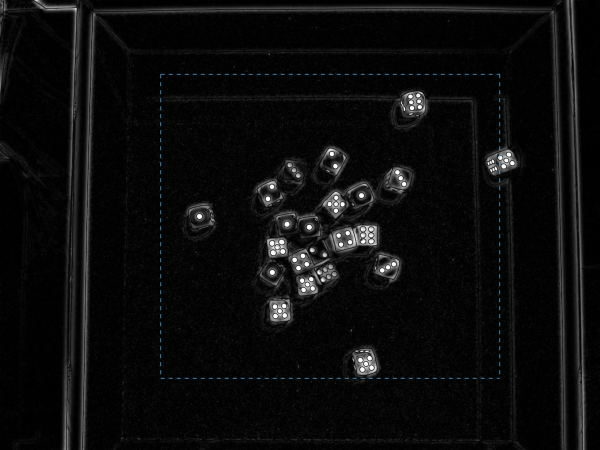
#> input picture results/contrast/IMG_4881.JPG.png, 1200 x 900 px (shown at 1/2 size)
$ python -i main.py   (imports and definitions only)
#> lines starting #> are read from the running program, lines starting #| are printed output that depends on the picture; after the words box and inside, x2 and y2 are one past the last pixel; in counts of white or black regions, pixels touching at a corner belong together
"""Распознавание точек на игральных кубиках с помощью OpenCV."""

import argparse
from collections import Counter
from dataclasses import dataclass
from itertools import combinations
from pathlib import Path

import cv2 as cv
import numpy as np

from visualization import save_distribution, save_stages

WORK_WIDTH = 1200
# Примерные границы внутри коробки (доли ширины и высоты снимка).
BOX = (0.15, 0.025, 0.95, 0.98)
ZONE_FRACTION = 0.5
FORMATS = {".jpg", ".jpeg", ".png", ".webp"}
GREEN = (75, 255, 135)

# Координаты точек относительно центра верхней грани.
CORNERS = [(-1, -1), (1, 1), (-1, 1), (1, -1)]
PATTERNS = {
    1: np.array([(0, 0)]),
    2: np.array(CORNERS[:2]),
    3: np.array(CORNERS[:2] + [(0, 0)]),
    4: np.array(CORNERS),
    5: np.array(CORNERS + [(0, 0)]),
    6: np.array(CORNERS + [(0, -1), (0, 1)]),
}
# Сетка внутри шаблона для проверки цвета грани.
FACE_SAMPLES = np.array(
    [(x, y) for x in np.linspace(-1.45, 1.45, 7) for y in np.linspace(-1.45, 1.45, 7)]
)


@dataclass
class Face:
    center: np.ndarray
    value: int
    color: int
    pips: frozenset
    score: tuple


@dataclass
class Recognition:
    faces: list[Face]
    masks: list[np.ndarray]
    contrast: np.ndarray
    zone: tuple[int, int, int, int]
    groups: list[list[tuple[float, float, float]]]


def analysis_zone(shape):
    height, width = shape[:2]
    left, top, right, bottom = BOX
    margin = (1 - ZONE_FRACTION ** 0.5) / 2
    margin_x, margin_y = (right - left) * margin, (bottom - top) * margin
    return (
        round((left + margin_x) * width),
        round((top + margin_y) * height),
        round((right - margin_x) * width),
        round((bottom - margin_y) * height),
    )


def inside(point, zone, margin=0):
    x, y = point
    left, top, right, bottom = zone
    return left - margin <= x < right + margin and top - margin <= y < bottom + margin


def color_masks(image, gray):
    blue, green, red = np.moveaxis(image.astype(np.int16), -1, 0)
    red_dice = (red - green > 26) & (red - blue > 30) & (red > 95)
    green_dice = (green - red > 15) & (green - blue > 10) & (green > 52)
    white_dice = (gray > 128) & (red - blue < 14)
    black_dice = (gray < 91) & ~green_dice & ~red_dice
    # Закрытие заполняет отверстия от точек, сохраняя поверхность кубика.
    kernel = cv.getStructuringElement(cv.MORPH_ELLIPSE, (13, 13))
    return [
        cv.morphologyEx(mask.astype(np.uint8), cv.MORPH_CLOSE, kernel)
        for mask in (black_dice, green_dice, red_dice, white_dice)
    ]


def find_pips(gray, contrast, masks, zone):
    bright = gray > 125
    thresholds = [
        ((contrast > 25) & bright, False),
        ((contrast > 42) & bright, False),  # Повтор для слившихся светлых точек.
        ((contrast < -24) & (gray < 113), True),
    ]
    groups = [[] for _ in masks]
    for binary, dark in thresholds:
        contours, _ = cv.findContours(
            binary.astype(np.uint8), cv.RETR_EXTERNAL, cv.CHAIN_APPROX_SIMPLE
        )
        for contour in contours:
            x, y, width, height = cv.boundingRect(contour)
            area = cv.contourArea(contour)
            if not inside((x, y), zone, margin=45):
                continue
            if not (22 <= area <= 145 and 6 <= min(width, height) <= max(width, height) <= 16):
                continue
            _, (width, height), _ = cv.minAreaRect(contour)
            if min(width, height) < 0.56 * max(width, height):
                continue  # Точки на боковой грани обычно вытянуты.
            moments = cv.moments(contour)
            cx = moments["m10"] / moments["m00"]
            cy = moments["m01"] / moments["m00"]
            px, py = round(cx), round(cy)
            patch = np.s_[max(0, py - 6) : py + 7, max(0, px - 6) : px + 7]
            coverage = [mask[patch].mean() for mask in masks]
            color = 3 if dark else int(np.argmax(coverage[:3]))
            if coverage[color] <= 0.55:
                continue
            if any((cx - a) ** 2 + (cy - b) ** 2 < 25 for a, b, *_ in groups[color]):
                continue
            groups[color].append((cx, cy, area))
    return groups


def face_poses(coords):
    """Положения и допустимые значения шаблона по найденным точкам."""
    # У единицы единственная точка задаёт центр.
    single_dot = 12 * np.eye(2)
    for center in coords:
        yield center, single_dot, (1,)

    # У остальных граней две крайние точки задают диагональ.
    for first, second in combinations(coords, 2):
        dx, dy = (second - first) / 2
        if not 10.5 ** 2 <= dx * dx + dy * dy <= 19.5 ** 2:
            continue
        center = (first + second) / 2
        for ratio in (1.0, 0.67, -0.67, 0.8, -0.8, 1.5, -1.5):
            # Векторы вдоль сторон грани в сумме дают половину диагонали.
            axis_x = (dx + ratio * dy) / (1 + ratio ** 2)
            axis_y = (dy - ratio * dx) / (1 + ratio ** 2)
            transform = np.array([[axis_x, axis_y], [-ratio * axis_y, ratio * axis_x]])
            # У шестёрки шаг между тремя рядами меньше расстояния между столбцами.
            values = (2, 3, 4, 5) if ratio == 1 else (6,)
            yield center, transform, values


def face_coverage(mask, center, transform):
    xs, ys = np.rint(center + FACE_SAMPLES @ transform).astype(int).T
    if min(xs.min(), ys.min()) < 0 or xs.max() >= mask.shape[1] or ys.max() >= mask.shape[0]:
        return 0.0
    return mask[ys, xs].mean()


def face_candidates(points, mask, color):
    coords, areas = points[:, :2], points[:, 2]
    candidates = []

    def check(value, center, transform, coverage):
        expected = center + PATTERNS[value] @ transform
        distances = np.linalg.norm(expected[:, None] - coords, axis=2)
        matches = distances.argmin(axis=1)
        errors = distances[np.arange(value), matches]
        if errors.max() > 4.4 or len(set(matches)) != value:
            return

        local = (coords - center) @ np.linalg.inv(transform)
        extras = np.abs(local).max(axis=1) < 1.45
        extras[matches] = False
        matched = value - extras.sum()
        if matched <= 0:
            return
        # Сначала сравниваем совпадения с учётом лишних точек,
        # затем точность, размер точек и цвет поверхности.
        score = (matched, -errors.mean(), areas[matches].mean(), coverage)
        candidates.append(Face(center, value, color, frozenset(matches), score))

    for center, transform, values in face_poses(coords):
        coverage = face_coverage(mask, center, transform)
        if coverage < 0.73:
            continue
        for value in values:
            check(value, center, transform, coverage)
    return candidates


def recognize(image):
    zone = analysis_zone(image.shape)
    gray = cv.cvtColor(image, cv.COLOR_BGR2GRAY)
    # Разность двух размытий выделяет небольшие светлые и тёмные точки.
    smooth = cv.GaussianBlur(gray, (0, 0), 1).astype(np.int16)
    contrast = smooth - cv.GaussianBlur(gray, (0, 0), 5)
    masks = color_masks(image, gray)
    groups = find_pips(gray, contrast, masks, zone)

    candidates = []
    for color, points in enumerate(groups):
        if points:
            candidates.extend(face_candidates(np.array(points), masks[color], color))

    return Recognition(select_faces(candidates), masks, contrast, zone, groups)


def select_faces(candidates):
    # Шаблоны с лучшей оценкой получают точки первыми.
    faces = []
    for face in sorted(candidates, key=lambda item: item.score, reverse=True):
        if any(
            np.linalg.norm(face.center - other.center) < 31
            or (face.color == other.color and face.pips & other.pips)
            for other in faces
        ):
            continue
        faces.append(face)
    return faces


# [131 lines left out: functions die_box, draw_zone, read_photo, process, main, not called in this run]


# [2 lines not run here, left out]

>>> import cv2
>>> picture = cv2.imread('results/contrast/IMG_4881.JPG.png')
#> picture is the input picture: shape (900, 1200, 3); mean B, G, R 12, 11.9, 11.8
>>> result = recognize(picture)
#> in recognize, `contrast = smooth - cv.GaussianBlur(gray, (0, 0), 5)`:
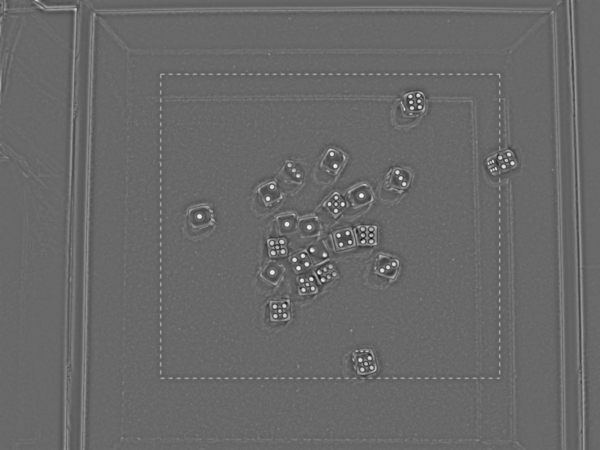
#> contrast: shape (900, 1200) int16 (shown at 1/2 size); min -98, max 140, mean 0; drawn with min black and max white
#> in color_masks, `red_dice = (red - green > 26) & (red - blue > 30) & (red > 95)`: red_dice: shape (900, 1200) bool; every value is 0
#> in color_masks, `white_dice = (gray > 128) & (red - blue < 14)`:
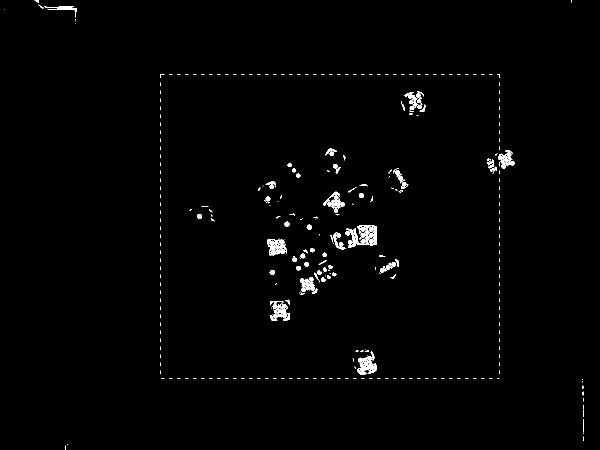
#> white_dice: shape (900, 1200) bool (shown at 1/2 size); 1.1% white; 363 white regions (236 under 20 px), largest, box (x1, y1, x2, y2) and area: (707, 451, 754, 491) 691, (719, 714, 753, 747) 488, (547, 605, 576, 636) 423
#> in color_masks, `black_dice = (gray < 91) & ~green_dice & ~red_dice`:
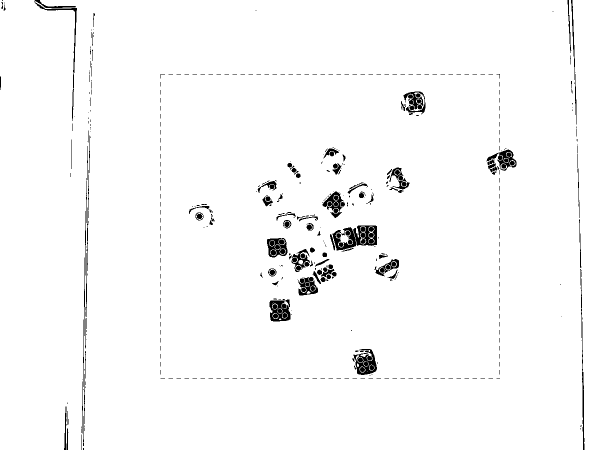
#> black_dice: shape (900, 1200) bool (shown at 1/2 size); 97.7% white; 417 black regions (314 under 20 px), largest, box (x1, y1, x2, y2) and area: (665, 451, 754, 501) 2580, (707, 698, 754, 750) 1405, (539, 599, 581, 643) 1375
#> in recognize, `masks = color_masks(image, gray)`: masks = 4 items
#> in find_pips, `bright = gray > 125`: bright: shape (900, 1200) bool; 1.1% white; 356 white regions (231 under 20 px), largest, box (x1, y1, x2, y2) and area: (707, 451, 754, 491) 706, (714, 714, 753, 749) 686, (540, 599, 580, 642) 668
#> in find_pips, `groups = [[] for _ in masks]`: groups = [[], [], [], []]
#> the loop in find_pips, `for binary, dark in thresholds:` made 3 passes
#> dark on passes 2 to 3: False, True
#> dark on pass 1: False
#> the loop in recognize, `for color, points in enumerate(groups):` made 4 passes
#> the loop in select_faces, `for face in sorted(candidates, key=lambda item: item.score, reverse=Tr..` made 117 passes

$ run again, on results/contrast/IMG_4885.JPG.png
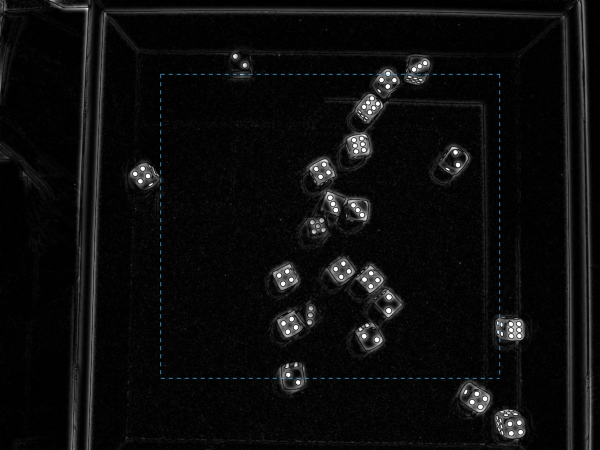
#> input picture results/contrast/IMG_4885.JPG.png, 1200 x 900 px (shown at 1/2 size)
#> picture is the input picture: shape (900, 1200, 3); mean B, G, R 12.5, 12.3, 12.2
#> red_dice: shape (900, 1200) bool; every value is 0
#> in color_masks, `white_dice = (gray > 128) & (red - blue < 14)`:
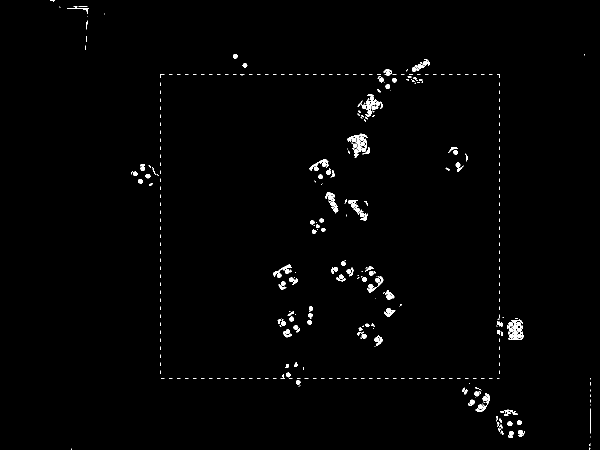
#> white_dice: shape (900, 1200) bool (shown at 1/2 size); 1.1% white; 430 white regions (269 under 20 px), largest, box (x1, y1, x2, y2) and area: (1017, 639, 1047, 680) 389, (695, 269, 735, 304) 339, (951, 786, 980, 824) 209
#> in color_masks, `black_dice = (gray < 91) & ~green_dice & ~red_dice`:
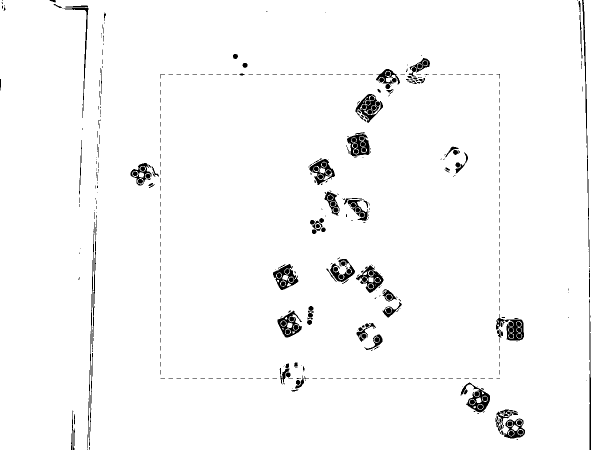
#> black_dice: shape (900, 1200) bool (shown at 1/2 size); 97.4% white; 435 black regions (332 under 20 px), largest, box (x1, y1, x2, y2) and area: (992, 628, 1048, 681) 1370, (921, 765, 980, 825) 1344, (711, 188, 766, 246) 1329
#> masks = 4 items
#> bright: shape (900, 1200) bool; 1.1% white; 431 white regions (269 under 20 px), largest, box (x1, y1, x2, y2) and area: (1017, 639, 1047, 680) 423, (695, 269, 735, 304) 408, (950, 786, 980, 824) 228
#> groups = [[], [], [], []]
#> the loop in find_pips, `for binary, dark in thresholds:` made 3 passes
#> dark on passes 2 to 3: False, True
#> the loop in recognize, `for color, points in enumerate(groups):` made 4 passes
#> points on passes 2 to 4: [], [], [(754.3, 560, 110.5), (682.7, 549.6, 23.5)]
#> the loop in select_faces, `for face in sorted(candidates, key=lambda item: item.score, reverse=Tr..` made 74 passes

$ run again, on results/contrast/IMG_4886.JPG.png
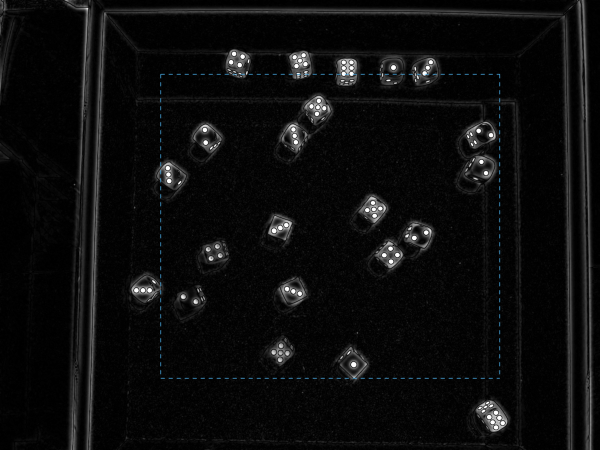
#> input picture results/contrast/IMG_4886.JPG.png, 1200 x 900 px (shown at 1/2 size)
#> picture is the input picture: shape (900, 1200, 3); mean B, G, R 12.4, 12.2, 12.1
#> red_dice: shape (900, 1200) bool; every value is 0
#> in color_masks, `white_dice = (gray > 128) & (red - blue < 14)`:
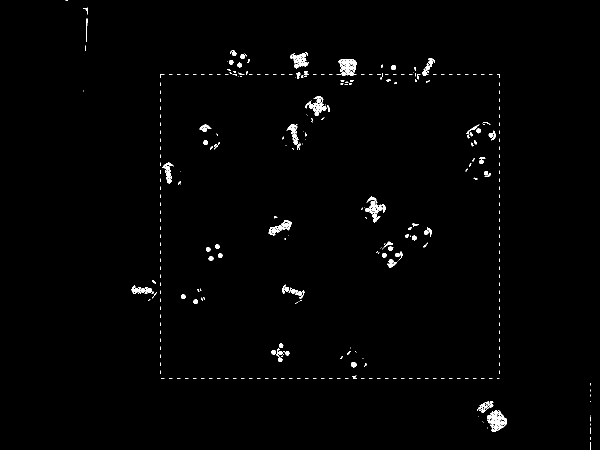
#> white_dice: shape (900, 1200) bool (shown at 1/2 size); 1% white; 405 white regions (263 under 20 px), largest, box (x1, y1, x2, y2) and area: (980, 820, 1014, 863) 536, (676, 118, 713, 152) 432, (626, 192, 648, 226) 252
#> in color_masks, `black_dice = (gray < 91) & ~green_dice & ~red_dice`:
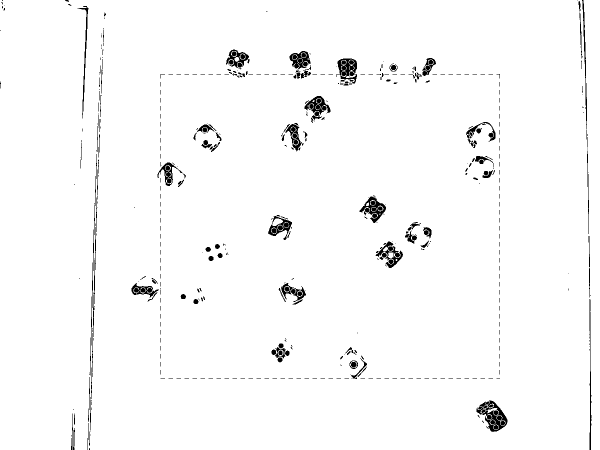
#> black_dice: shape (900, 1200) bool (shown at 1/2 size); 97.7% white; 433 black regions (310 under 20 px), largest, box (x1, y1, x2, y2) and area: (953, 801, 1015, 864) 1796, (719, 393, 772, 446) 1202, (672, 117, 714, 168) 1189
#> masks = 4 items
#> bright: shape (900, 1200) bool; 1.1% white; 409 white regions (266 under 20 px), largest, box (x1, y1, x2, y2) and area: (980, 820, 1014, 863) 555, (676, 118, 713, 152) 448, (732, 393, 772, 428) 354
#> groups = [[], [], [], []]
#> the loop in find_pips, `for binary, dark in thresholds:` made 3 passes
#> dark on passes 2 to 3: False, True
#> the loop in recognize, `for color, points in enumerate(groups):` made 4 passes
#> the loop in select_faces, `for face in sorted(candidates, key=lambda item: item.score, reverse=Tr..` made 71 passes

$ run again, on results/contrast/IMG_4887.JPG.png
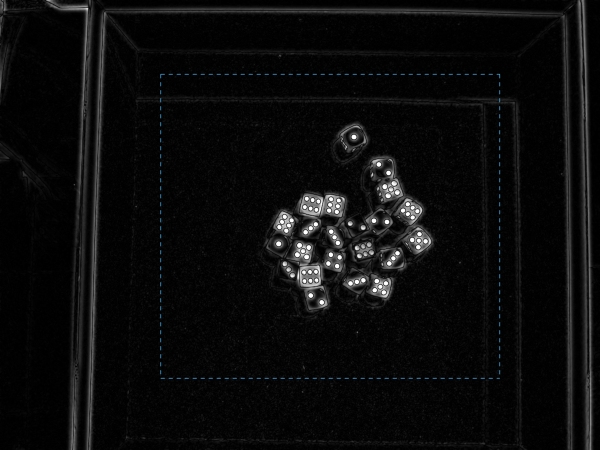
#> input picture results/contrast/IMG_4887.JPG.png, 1200 x 900 px (shown at 1/2 size)
#> picture is the input picture: shape (900, 1200, 3); mean B, G, R 11.6, 11.5, 11.3
#> red_dice: shape (900, 1200) bool; every value is 0
#> in color_masks, `white_dice = (gray > 128) & (red - blue < 14)`:
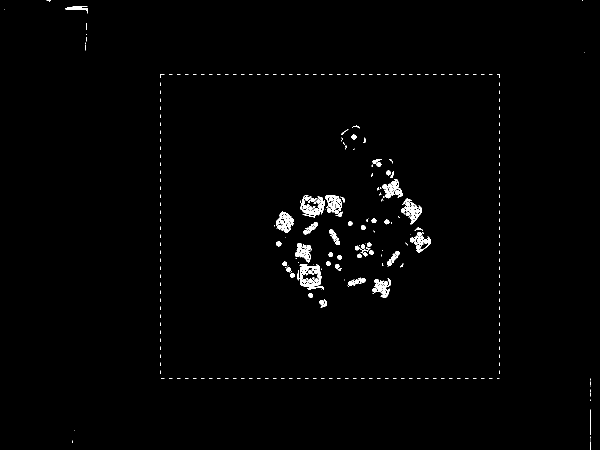
#> white_dice: shape (900, 1200) bool (shown at 1/2 size); 1.1% white; 362 white regions (240 under 20 px), largest, box (x1, y1, x2, y2) and area: (600, 531, 642, 574) 779, (601, 390, 646, 431) 538, (749, 557, 782, 595) 423
#> in color_masks, `black_dice = (gray < 91) & ~green_dice & ~red_dice`:
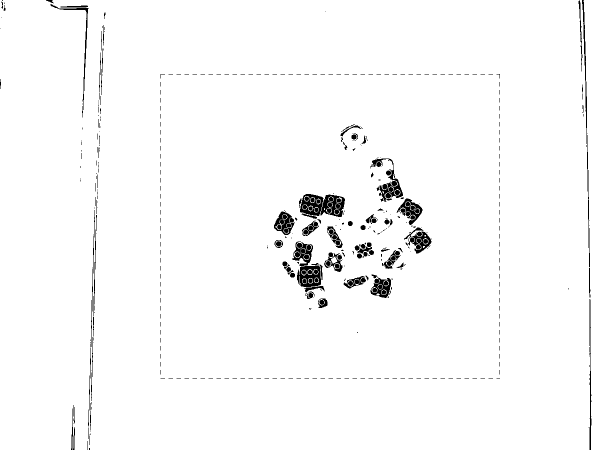
#> black_dice: shape (900, 1200) bool (shown at 1/2 size); 97.7% white; 387 black regions (297 under 20 px), largest, box (x1, y1, x2, y2) and area: (600, 388, 690, 434) 2802, (594, 531, 642, 574) 1559, (744, 317, 806, 404) 1522
#> masks = 4 items
#> bright: shape (900, 1200) bool; 1.2% white; 364 white regions (241 under 20 px), largest, box (x1, y1, x2, y2) and area: (600, 531, 642, 574) 798, (601, 390, 646, 431) 651, (749, 557, 782, 595) 443
#> groups = [[], [], [], []]
#> the loop in find_pips, `for binary, dark in thresholds:` made 3 passes
#> dark on passes 2 to 3: False, True
#> the loop in recognize, `for color, points in enumerate(groups):` made 4 passes
#> the loop in select_faces, `for face in sorted(candidates, key=lambda item: item.score, reverse=Tr..` made 137 passes
